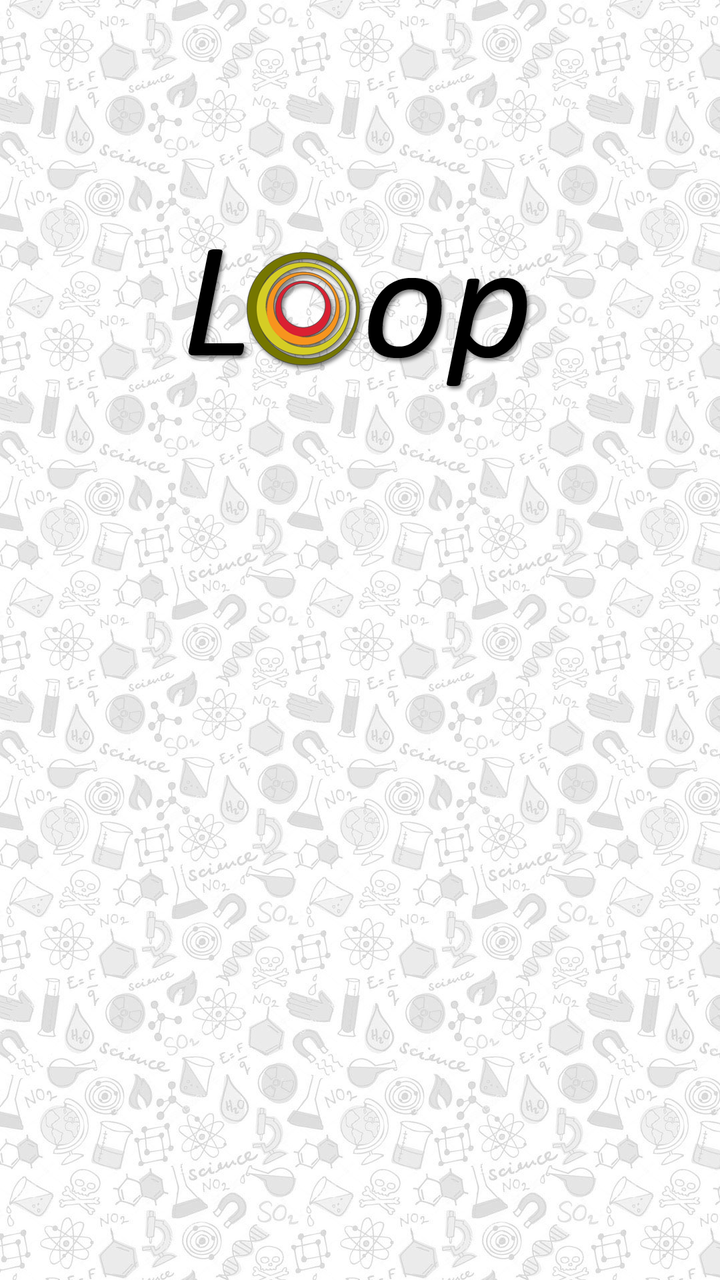
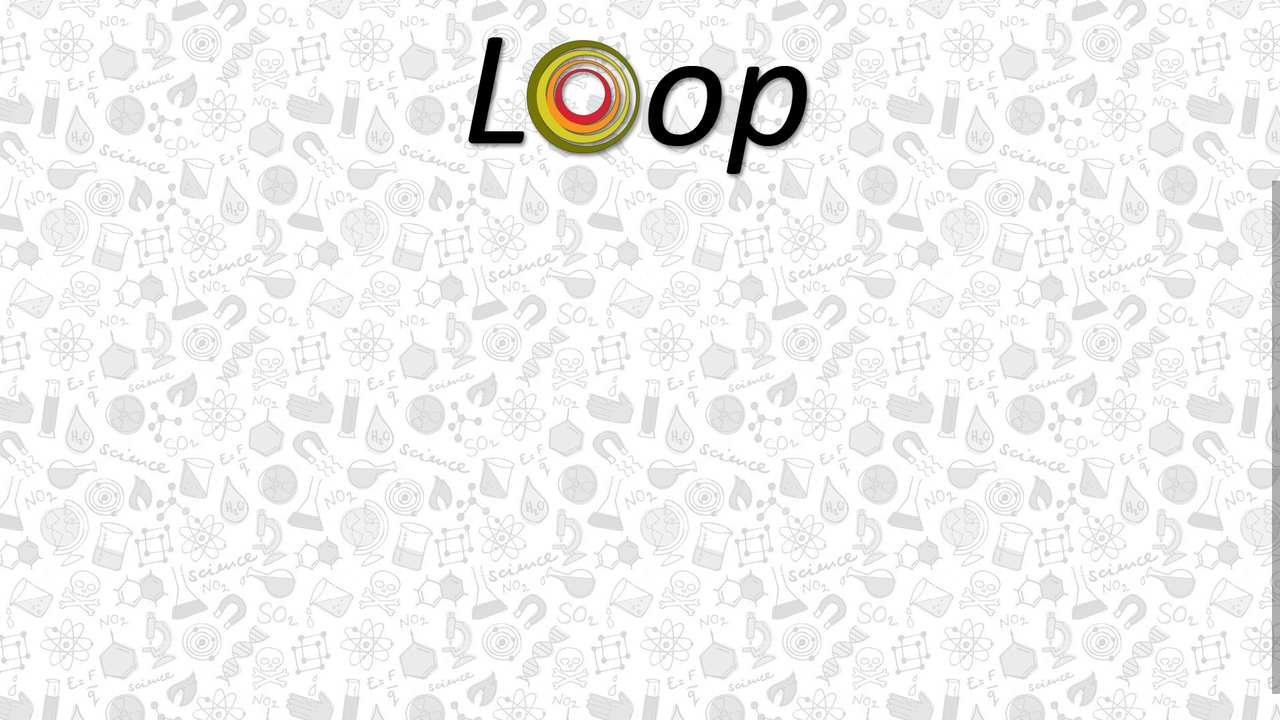

Two renders of one Android screen. The first uses the default layout on a phone; the second uses the alternative layout the repository ships for a different screen configuration, on a matching device. The two XML files are below.
<!-- AndroidManifest.xml: fallback theme Theme.MaterialComponents.DayNight.NoActionBar -->
<!-- res/layout/main.xml -->
<RelativeLayout
    xmlns:android="http://schemas.android.com/apk/res/android"
    android:layout_width="match_parent"
    android:layout_height="match_parent"
    android:background="@drawable/science_mosaic"
>
    <LinearLayout
        android:layout_width="match_parent"
        android:layout_height="match_parent"
        android:orientation="vertical"
        android:weightSum="6"
    >
        <ImageView
            android:id="@+id/logo"
            android:layout_width="wrap_content"
            android:layout_height="0dp"
            android:layout_weight="3"
            android:layout_gravity="center"
            android:src="@drawable/logo"
        />
        <ScrollView
            android:layout_width="match_parent"
            android:layout_height="0dp"
            android:layout_weight="3"
        >
            <LinearLayout
                android:id="@+id/enterButtons"
                android:layout_width="match_parent"
                android:layout_height="wrap_content"
                android:orientation="vertical"
                android:visibility="invisible"
            >
                <TextView
                    style="@style/MainScreenText"
                    android:text="@string/already_account"
                />
                <Button
                    android:id="@+id/bLogin"
                    style="@style/MainScreenButton"
                    android:text="@string/login"
                />
                <TextView
                    style="@style/MainScreenText"
                    android:text="@string/join_community"
                />
                <Button
                    android:id="@+id/bRegister"
                    style="@style/MainScreenButton"
                    android:text="@string/register"
                />
            </LinearLayout>
        </ScrollView>
    </LinearLayout>
</RelativeLayout>
<!-- resources referenced by this layout -->
<resources>
  <!-- drawable logo: png bitmap (drawable-xxhdpi, 53338 bytes) -->
  <!-- drawable science_mosaic (drawable) -->
  <?xml version="1.0" encoding="utf-8"?>
  <bitmap xmlns:android="http://schemas.android.com/apk/res/android"
      android:src="@drawable/science"
      android:tileMode="repeat"
  />
  <string name="already_account">Already have an account?</string>
  <string name="join_community">Join the community!</string>
  <string name="login">Login</string>
  <string name="register">Register</string>
  <style name="MainScreenButton" parent="@android:style/Widget.Button">
          <item name="android:textSize">22sp</item>
          <item name="android:textColor">@color/grey_dark</item>
          <item name="android:textStyle">bold</item>
          <item name="android:background">@drawable/main_button_selector_back</item>
          <item name="android:layout_width">match_parent</item>
          <item name="android:layout_height">wrap_content</item>
          <item name="android:layout_marginTop">12dp</item>
          <item name="android:layout_marginBottom">14dp</item>
          <item name="android:layout_marginLeft">24dp</item>
          <item name="android:layout_marginRight">24dp</item>
          <item name="android:padding">10dp</item>
          <item name="android:focusable">true</item>
      </style>
  <style name="MainScreenText" parent="SlidingMenuTitleText">
          <item name="android:textSize">24sp</item>
          <item name="android:textColor">@color/grey_dark</item>
          <item name="android:textStyle">bold|italic</item>
          <item name="android:layout_width">wrap_content</item>
          <item name="android:layout_height">wrap_content</item>
          <item name="android:layout_marginTop">22dp</item>
          <item name="android:layout_marginLeft">24dp</item>
      </style>
  <!-- drawable science: jpg bitmap (drawable-xxhdpi, 55647 bytes) -->
  <color name="grey_dark">#303030</color>
  <!-- drawable main_button_selector_back (drawable) -->
  <?xml version="1.0" encoding="utf-8"?>
  <selector xmlns:android="http://schemas.android.com/apk/res/android">
      <item android:state_selected="true" android:drawable="@drawable/rounded_rectangle_grey"/>
      <item android:state_focused="true" android:drawable="@drawable/rounded_rectangle_grey"/>
      <item android:state_pressed="true" android:drawable="@drawable/rounded_rectangle_grey"/>
      <item android:drawable="@drawable/rounded_rectangle_white"/>
  </selector>
  <style name="SlidingMenuTitleText" parent="@android:style/Widget.TextView">
          <item name="android:textSize">20sp</item>
          <item name="android:textColor">@color/grey_dark</item>
          <item name="android:textStyle">bold|italic</item>
          <item name="android:layout_width">wrap_content</item>
          <item name="android:layout_height">wrap_content</item>
          <item name="android:layout_marginTop">22dp</item>
          <item name="android:layout_marginLeft">18dp</item>
      </style>
  <!-- drawable rounded_rectangle_grey (drawable) -->
  <?xml version="1.0" encoding="utf-8"?>
  <shape
      xmlns:android="http://schemas.android.com/apk/res/android"
      android:shape="rectangle"
  >
      <solid android:color="#a0707070"/>
      <corners
          android:bottomLeftRadius="5dp"
          android:bottomRightRadius="5dp"
          android:topLeftRadius="5dp"
          android:topRightRadius="5dp"
      />
  </shape>
  <!-- drawable rounded_rectangle_white (drawable) -->
  <?xml version="1.0" encoding="utf-8"?>
  <shape
      xmlns:android="http://schemas.android.com/apk/res/android"
      android:shape="rectangle"
  >
      <solid android:color="#80a0a0a0"/>
      <corners
          android:bottomLeftRadius="5dp"
          android:bottomRightRadius="5dp"
          android:topLeftRadius="5dp"
          android:topRightRadius="5dp"
      />
  </shape>
</resources>
<!-- res/layout-land/main.xml (the repository's variant of the layout above) -->
<!-- drawn on the phone turned sideways -->
<RelativeLayout
    xmlns:android="http://schemas.android.com/apk/res/android"
    android:layout_width="match_parent"
    android:layout_height="match_parent"
    android:background="@drawable/science_mosaic"
>
    <ImageView
        android:id="@+id/logo"
        android:layout_width="wrap_content"
        android:layout_height="wrap_content"
        android:layout_marginTop="18dp"
        android:layout_centerHorizontal="true"
        android:src="@drawable/logo"
    />
        <ScrollView
            android:layout_width="match_parent"
            android:layout_height="wrap_content"
            android:layout_below="@+id/logo"
        >
            <LinearLayout
                android:id="@+id/enterButtons"
                android:layout_width="match_parent"
                android:layout_height="wrap_content"
                android:orientation="vertical"
                android:visibility="invisible"
            >
                <TextView
                    style="@style/MainScreenText"
                    android:text="Already have an account?"
                />
                <Button
                    style="@style/MainScreenButton"
                    android:text="Enter!"
                />
                <TextView
                    style="@style/MainScreenText"
                    android:text="Join the community"
                />
                <Button
                    style="@style/MainScreenButton"
                    android:text="Register!"
                />
            </LinearLayout>
        </ScrollView>
</RelativeLayout>
<!-- resources referenced by the variant -->
<!-- as the phone turned sideways resolves them -->
<resources>
  <!-- drawable logo: png bitmap (drawable-xxhdpi, 53338 bytes) -->
  <!-- drawable science_mosaic (drawable) -->
  <?xml version="1.0" encoding="utf-8"?>
  <bitmap xmlns:android="http://schemas.android.com/apk/res/android"
      android:src="@drawable/science"
      android:tileMode="repeat"
  />
  <style name="MainScreenButton" parent="@android:style/Widget.Button">
          <item name="android:textSize">22sp</item>
          <item name="android:textColor">@color/grey_dark</item>
          <item name="android:textStyle">bold</item>
          <item name="android:background">@drawable/main_button_selector_back</item>
          <item name="android:layout_width">match_parent</item>
          <item name="android:layout_height">wrap_content</item>
          <item name="android:layout_marginTop">12dp</item>
          <item name="android:layout_marginBottom">14dp</item>
          <item name="android:layout_marginLeft">24dp</item>
          <item name="android:layout_marginRight">24dp</item>
          <item name="android:padding">10dp</item>
          <item name="android:focusable">true</item>
      </style>
  <style name="MainScreenText" parent="SlidingMenuTitleText">
          <item name="android:textSize">24sp</item>
          <item name="android:textColor">@color/grey_dark</item>
          <item name="android:textStyle">bold|italic</item>
          <item name="android:layout_width">wrap_content</item>
          <item name="android:layout_height">wrap_content</item>
          <item name="android:layout_marginTop">22dp</item>
          <item name="android:layout_marginLeft">24dp</item>
      </style>
  <!-- drawable science: jpg bitmap (drawable-xxhdpi, 55647 bytes) -->
  <color name="grey_dark">#303030</color>
  <!-- drawable main_button_selector_back (drawable) -->
  <?xml version="1.0" encoding="utf-8"?>
  <selector xmlns:android="http://schemas.android.com/apk/res/android">
      <item android:state_selected="true" android:drawable="@drawable/rounded_rectangle_grey"/>
      <item android:state_focused="true" android:drawable="@drawable/rounded_rectangle_grey"/>
      <item android:state_pressed="true" android:drawable="@drawable/rounded_rectangle_grey"/>
      <item android:drawable="@drawable/rounded_rectangle_white"/>
  </selector>
  <style name="SlidingMenuTitleText" parent="@android:style/Widget.TextView">
          <item name="android:textSize">20sp</item>
          <item name="android:textColor">@color/grey_dark</item>
          <item name="android:textStyle">bold|italic</item>
          <item name="android:layout_width">wrap_content</item>
          <item name="android:layout_height">wrap_content</item>
          <item name="android:layout_marginTop">22dp</item>
          <item name="android:layout_marginLeft">18dp</item>
      </style>
  <!-- drawable rounded_rectangle_grey (drawable) -->
  <?xml version="1.0" encoding="utf-8"?>
  <shape
      xmlns:android="http://schemas.android.com/apk/res/android"
      android:shape="rectangle"
  >
      <solid android:color="#a0707070"/>
      <corners
          android:bottomLeftRadius="5dp"
          android:bottomRightRadius="5dp"
          android:topLeftRadius="5dp"
          android:topRightRadius="5dp"
      />
  </shape>
  <!-- drawable rounded_rectangle_white (drawable) -->
  <?xml version="1.0" encoding="utf-8"?>
  <shape
      xmlns:android="http://schemas.android.com/apk/res/android"
      android:shape="rectangle"
  >
      <solid android:color="#80a0a0a0"/>
      <corners
          android:bottomLeftRadius="5dp"
          android:bottomRightRadius="5dp"
          android:topLeftRadius="5dp"
          android:topRightRadius="5dp"
      />
  </shape>
</resources>
